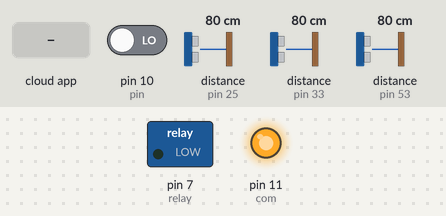
Recording of a sketch running on a simulated Arduino Mega 2560, built with avr-gcc and run on an emulated ATmega2560. Shown: switched loads named in the sketch (green lamp = pin HIGH), output pins drawn as LEDs (lit = HIGH). Wiring (inferred from the names in the program): 3 × ultrasonic range finder: trigger pin 27, echo pin 25 / trigger pin 35, echo pin 33 / trigger pin 51, echo pin 53. The test bench sets the inputs (shaded band); at power-on: pin 10 (pin) LOW, distance to the obstacle (sensors on pin 25, pin 33, pin 53) 80 cm. The echo pulse lasts 58.3 µs per cm; the ROS host is connected and sends only what is stated; pins used as bus, display or sensor lines are not drawn.

Above: at 1.2 s.
1.3 s: the phone or cloud app sets uvlight to 1
At 2.2 s:
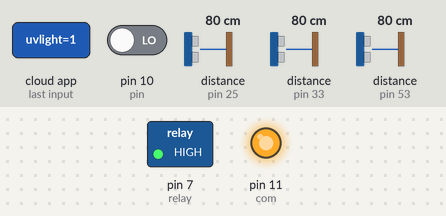
2.8 s: the phone or cloud app sets uvlight to 0
At 3.2 s:
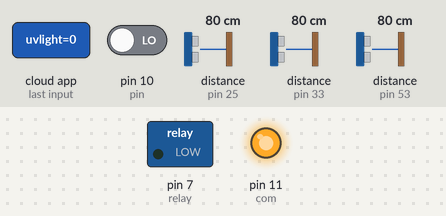
Timing chart, 0 to 5.8 s (numbered marks = the images above; inputs shaded):
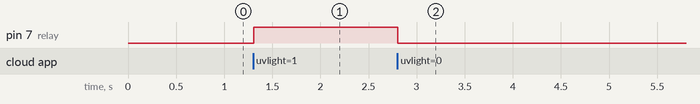

Measured:
- after the input at 1.3 s, pin 7 (relay): LOW → HIGH at once
- after the input at 2.8 s, pin 7 (relay): HIGH → LOW at once

The sketch:

arduino_program_alltogather_bravo.ino
```cpp
//#define USE_USBCON  //this statement is incas of arduino due

#include <ros.h>
#include <std_msgs/Bool.h>
#include <std_msgs/Int16.h>
#include <std_msgs/Int16MultiArray.h>
#include <std_msgs/MultiArrayLayout.h>


int trig1= 51;
int trig2=35;
int trig3=27;
////
int echo1=53;
int echo2=33;
int echo3=25;


int vcc1=49,vcc2=37,vcc3=29;
int gnd2=31,gnd3=23;
const int d1=2,d2=.5;
float dur1;
float dur2;
float dur3;
//float dur4;
//float dur5;
//float dur6;


ros::NodeHandle nh;
int relay=7;
int pin=10,com=11,button=0;
long start_time=0,end_time=0,diff_time=0;
std_msgs::Bool Status;
std_msgs::Int16MultiArray arr;

void power()
    {
      Status.data=0;
      button=digitalRead(pin);
      if(button==1)
          {

          Status.data=1;

         }


    }


void uvlight_callback( const std_msgs::Bool& toggle_msg)
   {
   if( toggle_msg.data==1)
        digitalWrite(relay,HIGH);
    else
        digitalWrite(relay,LOW);


   }

   ros::Subscriber<std_msgs::Bool> sub("uvlight", &uvlight_callback );
   ros::Publisher POWER("POWER_BUTTON", &Status);
   ros::Publisher ultra("ultra", &arr);

   void setup()
   {
    nh.initNode();
    Serial.begin(115200);
    nh.subscribe(sub);
    nh.advertise(POWER);
    nh.advertise(ultra);


    arr.layout.dim = (std_msgs::MultiArrayDimension *)
    malloc(sizeof(std_msgs::MultiArrayDimension)*2);
    arr.layout.dim[0].label = "data";
    arr.layout.dim[0].size = 3;
    arr.layout.dim[0].stride = 1*3;
    arr.layout.data_offset = 0;
    arr.data = (int *)malloc(sizeof(int)*3);
    arr.data_length = 3;

    pinMode(relay, OUTPUT);
    pinMode(pin,INPUT);
    pinMode(com,OUTPUT);
    digitalWrite(com,HIGH);

    pinMode(trig1,OUTPUT);
    pinMode(trig2,OUTPUT);
    pinMode(trig3,OUTPUT);


    pinMode(echo1,INPUT);
    pinMode(echo2,INPUT);
    pinMode(echo3,INPUT);

    pinMode(vcc1,OUTPUT);
    pinMode(vcc2,OUTPUT);
    pinMode(vcc3,OUTPUT);


//    pinMode(gnd1,OUTPUT);
    pinMode(gnd2,OUTPUT);
    pinMode(gnd3,OUTPUT);


    ///////////////////////
    digitalWrite(vcc1,HIGH);
    digitalWrite(vcc2,HIGH);
    digitalWrite(vcc3,HIGH);
    //digitalWrite(vcc4,HIGH);
//    digitalWrite(vcc5,HIGH);
//    digitalWrite(vcc6,HIGH);

//    digitalWrite(gnd1,LOW);
    digitalWrite(gnd2,LOW);
    digitalWrite(gnd3,LOW);
//    digitalWrite(gnd4,LOW);
//    digitalWrite(gnd5,LOW);
//    digitalWrite(gnd6,LOW);
   }
   void loop()
   {
     power();

     POWER.publish(&Status);
     digitalWrite(trig1,HIGH);
    delayMicroseconds(d1);
    digitalWrite(trig1,LOW);
    delayMicroseconds(d2);
    dur1=pulseIn(echo1,HIGH);
//    Serial.print("dur1");
//Serial.print(dur1);

    digitalWrite(trig2,HIGH);
    delayMicroseconds(d1);
    digitalWrite(trig2,LOW);
    delayMicroseconds(d2);
    dur2=pulseIn(echo2,HIGH);
//  Serial.print("dur2");
// Serial.print(dur2);

    digitalWrite(trig3,HIGH);
    delayMicroseconds(d1);
    digitalWrite(trig3,LOW);
    delayMicroseconds(d2);
    dur3=pulseIn(echo3,HIGH);
//Serial.print("dur3");
//
//  Serial.println(dur3);


      //publish////////////
      arr.data[0]=dur1;
      arr.data[1]=dur2;
      arr.data[2]=dur3;

    ultra.publish(&arr);
    nh.spinOnce();
    delay(1);
   }
```
